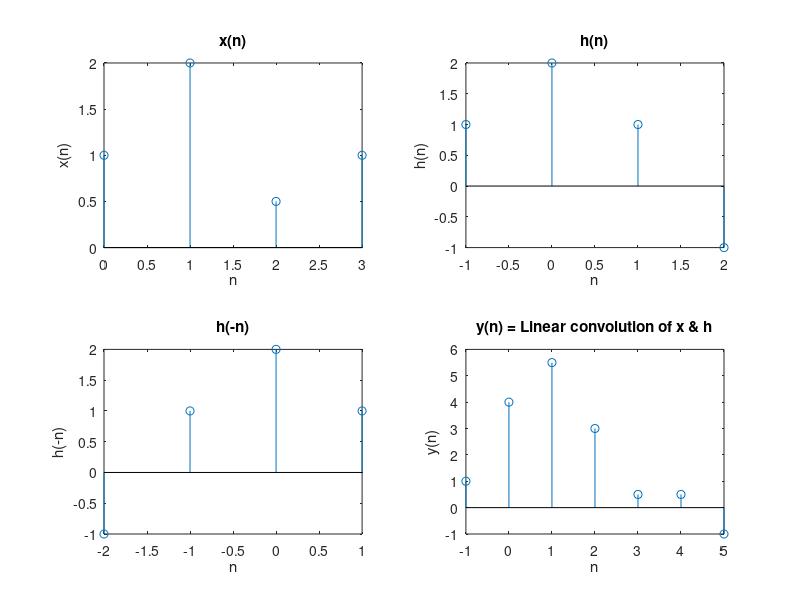

Write the MATLAB code that produced this figure.
x = [1,2,0.5,1]
n1 = 0
h = [1,2,1,-1]
n2 = -1
 
N1 = size(x,2);
N2 = size(h,2);
N = N1+N2-1;
 
h2 = flip(h);
n3 = -(N2+n2-1);
 
ni = n1 + n2;
nf = ni + N - 1;
 
mstart = n3+ni;
mend = mstart+N-1;
 
rows = 4+N;
columns = abs(mstart)+mend+N2;
t = zeros(rows, columns);
 
for i = 1:columns
    t(1,i) = mstart+i-1;
end
 
for i = 1:N1
    t(2,abs(mstart)+n1+i) = x(i);
end
 
for i = 1:N2
    t(3,abs(mstart)+n2+i) = h(i);
end
 
for i = 1:N2
    t(4,abs(mstart)+n3+i) = h2(i);
end
 
for j = 1:N
    k=1;
    for i = j:j+N2-1
        t(j+4,i) = h2(k);
        k=k+1;
    end
end
 
t
 
y=zeros(1,N);
 
for j = 1:N
    for i = 1:N1
        y(j) = y(j)+t(2,abs(mstart)+n1+i)*t(4+j,abs(mstart)+n1+i);
    end
end
 
y
ni
 
subplot(2,2,1);
x1=n1:n1+N1-1;
stem(x1,x);
xlabel('n');
ylabel('x(n)');
title('x(n)');
 
subplot(2,2,2);
x2=n2:n2+N2-1;
stem(x2,h);
xlabel('n');
ylabel('h(n)');
title('h(n)');
 
subplot(2,2,3);
x3=n3:n3+N2-1;
stem(x3,h2);
xlabel('n');
ylabel('h(-n)');
title('h(-n)');
 
subplot(2,2,4);
x4=ni:nf;
stem(x4,y);
xlabel('n');
ylabel('y(n)');
title('y(n) = Linear convolution of x & h');
